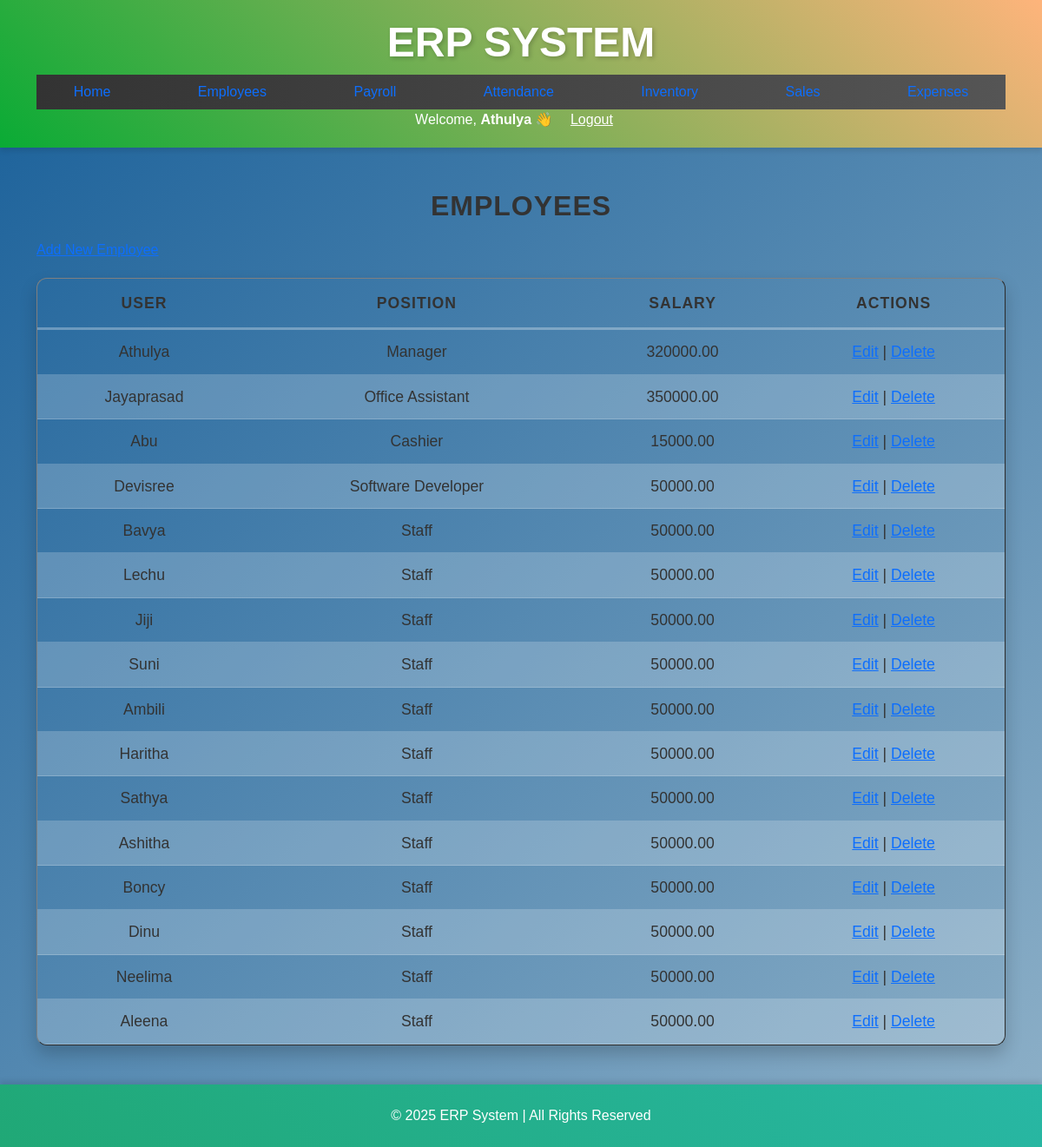
The app's page /employees/ (signed in) with its own data.
### erp/models.py (models this page shows, shortened)
class Employee(models.Model):
    user=models.OneToOneField(User,on_delete=models.CASCADE)
    position=models.CharField(max_length=100)
    salary=models.DecimalField(max_digits=10,decimal_places=2)
    role = models.CharField(max_length=20, choices=[('Admin', 'Admin'), ('Employee', 'Employee')], default='Employee')

### erp/views.py (the view)
# urls.py: path("employees/", views.manage_employees, name="manage_employees"),
@login_required
def manage_employees(request):
    employees = Employee.objects.all()
    return render(request, 'employees.html', {'employees': employees})

### erp/templates/employees.html
{% extends 'base.html' %}
{% block content %}
  <h2>Employees</h2>
  <a href="{% url 'create_employee' %}">Add New Employee</a>
  <table border="1" cellspacing="0" cellpadding="5">
    <thead>
      <tr>
        <th>User</th>
        <th>Position</th>
        <th>Salary</th>
        <th>Actions</th>
      </tr>
    </thead>
    <tbody>
      {% for employee in employees %}
      <tr>
        <td>{{ employee.user.username }}</td>
        <td>{{ employee.position }}</td>
        <td>{{ employee.salary }}</td>
        <td>
          <a href="{% url 'update_employee' employee.pk %}">Edit</a> |
          <a href="{% url 'delete_employee' employee.pk %}">Delete</a>
        </td>
      </tr>
      {% empty %}
      <tr>
        <td colspan="4">No employees found.</td>
      </tr>
      {% endfor %}
    </tbody>
  </table>
{% endblock %}

### erp/templates/base.html (shortened to what this page needs)
<!DOCTYPE html>
<html lang="en">
<head>
    {% load static %}
<link rel="stylesheet" href="{% static 'static/css/styles.css' %}">
    <link href="https://cdn.jsdelivr.net/npm/bootstrap@5.3.0-alpha1/dist/css/bootstrap.min.css" rel="stylesheet">
    <link rel="stylesheet" href="https://cdnjs.cloudflare.com/ajax/libs/font-awesome/6.0.0/css/all.min.css">
    <link rel="stylesheet" href="{% static 'css/styles.css' %}">
</head>
<body>
    <header>
        <div class="container">
            <div class="logo">
                <h1 class="center-title">ERP System</h1>
            </div>
            <nav>
                <ul class="nav">
                    {% block nav %}
                    <li class="nav-item"><a class="nav-link" href="{% url 'dashboard' %}">Home</a></li>
                    <li class="nav-item"><a class="nav-link" href="{% url 'manage_employees' %}">Employees</a></li>
                    <li class="nav-item"><a class="nav-link" href="{% url 'manage_payroll' %}">Payroll</a></li>
                    <li class="nav-item"><a class="nav-link" href="{% url 'manage_attendance' %}">Attendance</a></li>
                    <li class="nav-item"><a class="nav-link" href="{% url 'manage_inventory' %}">Inventory</a></li>
                    <li class="nav-item"><a class="nav-link" href="{% url 'manage_sales' %}">Sales</a></li>
                    <li class="nav-item"><a class="nav-link" href="{% url 'manage_expenses' %}">Expenses</a></li>
                    {% endblock %}
                </ul>
                <div class="ml-auto flex items-center space-x-4">
                    {% if user.is_authenticated %}
                        <span class="text-white font-medium">Welcome, <strong>{{ user.username }}</strong> 👋</span>
                        <a href="{% url 'logout' %}" class="bg-red-500 text-white px-3 py-1 rounded-lg hover:bg-red-700">Logout</a>
                    {% else %}
                        <a href="{% url 'login' %}" class="bg-green-500 text-white px-3 py-1 rounded-lg hover:bg-green-700">Login</a>
                    {% endif %}
                </div>
            </nav>
        </div>
    </header>
    <main>
        <div class="container mt-5">
            {% block content %}{% endblock %}
        </div>
    </main>
    <footer class="bg-dark text-white py-4 mt-5">
        <div class="container">
            <p class="text-center mb-0">&copy; 2025 ERP System | All Rights Reserved</p>
        </div>
    </footer>
</body>
</html>

### erp/static/css/styles.css (style rules this page uses)
body { background: linear-gradient(135deg, #185f99, #c9d9df, #d1e2f1); background-size: 300% 300%; animation: backgroundGradient 10s ease infinite; color: #333; font-family: 'Arial', sans-serif; }
header { background: linear-gradient(45deg, #0aab35, #feb47b); color: white; padding: 20px 0; text-align: center; box-shadow: 0 4px 6px rgba(0, 0, 0, 0.1); }
header .logo h1 { font-size: 3rem; text-transform: uppercase; font-weight: bold; text-shadow: 2px 2px 5px rgba(0, 0, 0, 0.2); }
nav ul { list-style-type: none; padding: 0; display: flex; justify-content: space-around; background: linear-gradient(90deg, #333, #555); }
nav ul li { margin: 0 15px; }
nav ul li a { color: rgb(244, 238, 238); text-decoration: none; font-size: 1.1rem; padding: 12px 20px; border-radius: 25px; transition: background-color 0.3s, transform 0.3s; }
footer { background: linear-gradient(45deg, #20a876, #28b7a4); color: rgb(218, 76, 76); padding: 20px; text-align: center; position: fixed; width: 100%; bottom: 0; box-shadow: 0 -4px 6px rgba(0, 0, 0, 0.1); animation: footerGradientAnimation 5s ease-in-out infinite; }
footer p { margin: 0; }
table { width: 100%; border-collapse: separate; border-spacing: 0; border-radius: 12px; overflow: hidden; margin: 20px 0; font-size: 1.1rem; text-align: left; box-shadow: 0 10px 20px rgba(0, 0, 0, 0.2); transition: all 0.3s ease-in-out; }
th { padding: 15px; text-transform: uppercase; font-weight: bold; letter-spacing: 1px; text-align: center; border-bottom: 3px solid rgba(255, 255, 255, 0.3); }
td { padding: 12px; text-align: center; font-weight: 500; border-bottom: 1px solid rgba(255, 255, 255, 0.2); }
tr:nth-child(even) { background-color: rgba(255, 255, 255, 0.2); }
h2 { font-size: 2rem; font-weight: bold; text-align: center; color: #333; text-transform: uppercase; margin-bottom: 20px; letter-spacing: 1px; }
ul { list-style: none; padding: 0; display: flex; flex-wrap: wrap; justify-content: center; gap: 15px; }
main { padding-bottom: 97px; }

### erp/templates/base.html (style rules this page uses)
.center-title { text-align: center; }

### records on screen
Employee: user.username "Athulya", position "Manager", salary "320000.00"
Employee: user.username "Jayaprasad", position "Office Assistant", salary "350000.00"
Employee: user.username "Abu", position "Cashier", salary "15000.00"
Employee: user.username "Devisree", position "Software Developer", salary "50000.00"
Employee: user.username "Bavya", position "Staff", salary "50000.00"
Employee: user.username "Lechu", position "Staff", salary "50000.00"
Employee: user.username "Jiji", position "Staff", salary "50000.00"
Employee: user.username "Suni", position "Staff", salary "50000.00"
Employee: user.username "Ambili", position "Staff", salary "50000.00"
Employee: user.username "Haritha", position "Staff", salary "50000.00"
Employee: user.username "Sathya", position "Staff", salary "50000.00"
Employee: user.username "Ashitha", position "Staff", salary "50000.00"
Employee: user.username "Boncy", position "Staff", salary "50000.00"
Employee: user.username "Dinu", position "Staff", salary "50000.00"
Employee: user.username "Neelima", position "Staff", salary "50000.00"
Employee: user.username "Aleena", position "Staff", salary "50000.00"

### other values on screen
{{ user.username }} "Athulya"
